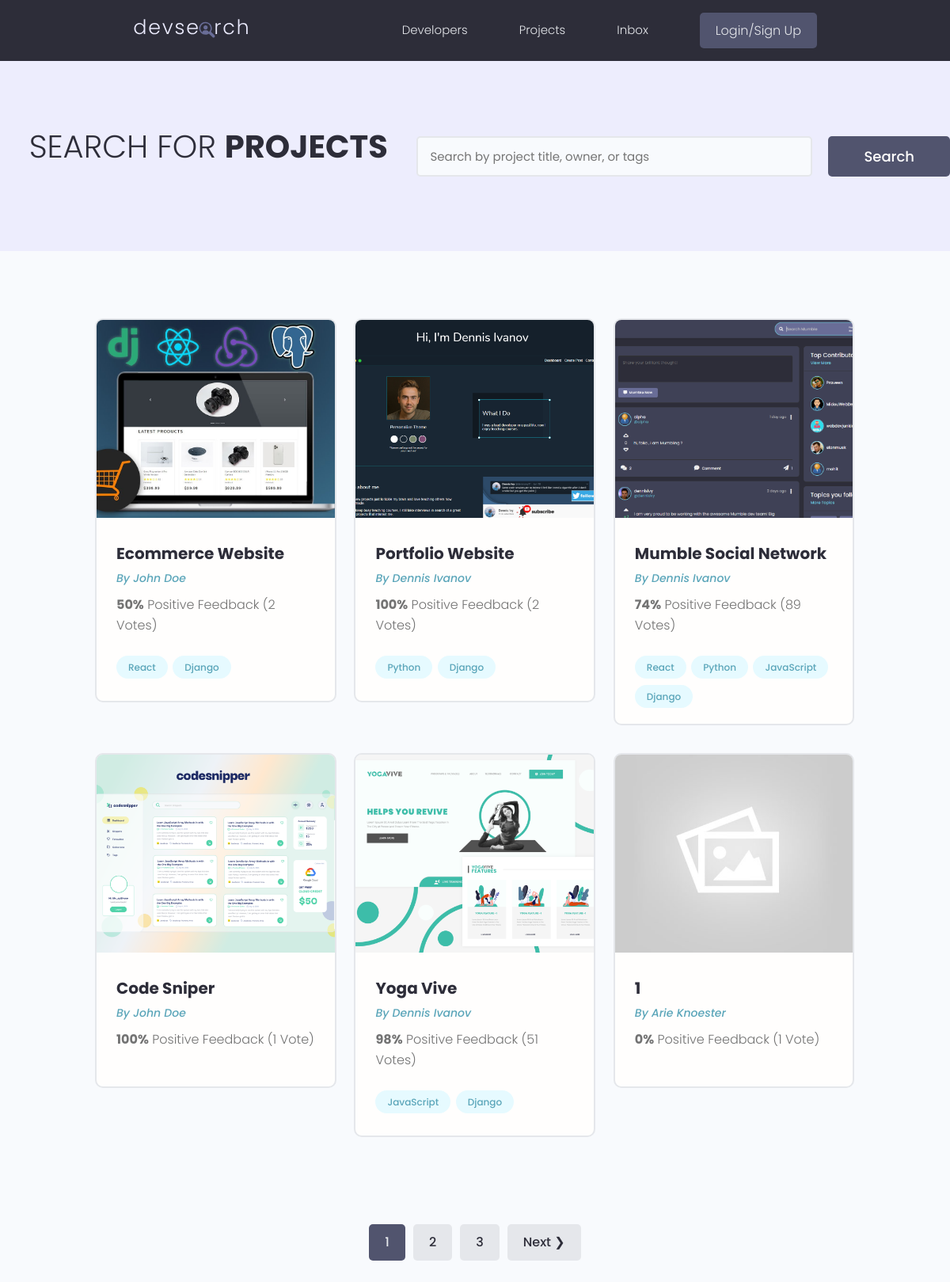
/projects/, run on the app's committed database.
### projects/models.py (models this page shows, shortened)
class Project(models.Model):
    class Meta:
        ordering = ['created']
    id = models.UUIDField(default=uuid.uuid4, unique=True, primary_key=True, editable=False)
    owner = models.ForeignKey(to=Profile, null=True, blank=True, on_delete=models.SET_NULL)
    title = models.CharField(max_length=200)
    description = models.TextField(null=True, blank=True)
    featured_image = models.ImageField(null=True, blank=True, default='default.jpg')
    demo_link = models.CharField(max_length=2000, null=True, blank=True)
    source_link = models.CharField(max_length=2000, null=True, blank=True)
    tags = models.ManyToManyField(to='Tag', blank=True)
    vote_total = models.IntegerField(default=0, null=True, blank=True)
    vote_ratio = models.IntegerField(default=0, null=True, blank=True)
    created = models.DateTimeField(auto_now_add=True)

class Tag(models.Model):
    id = models.UUIDField(default=uuid.uuid4, unique=True, primary_key=True, editable=False)
    name = models.CharField(max_length=200)
    created = models.DateTimeField(auto_now_add=True)
    def __str__(self):
        return self.name

### users/models.py (models this page shows, shortened)
class Profile(models.Model):
    id = models.UUIDField(default=uuid.uuid4, unique=True, primary_key=True, editable=False)
    user = models.OneToOneField(to=User, on_delete=models.CASCADE, null=True, blank=True)
    name = models.CharField(max_length=200, blank=True, null=True)
    username = models.CharField(max_length=200, blank=True, null=True)
    location = models.CharField(max_length=200, blank=True, null=True)
    email = models.EmailField(max_length=500, blank=True, null=True)
    short_intro = models.CharField(max_length=200, blank=True, null=True)
    bio = models.TextField(blank=True, null=True)
    profile_image = models.ImageField(blank=True, null=True, upload_to='profiles/', default='profiles/user-default.png')
    social_github = models.CharField(max_length=200, blank=True, null=True)
    social_twitter = models.CharField(max_length=200, blank=True, null=True)
    social_linkedin = models.CharField(max_length=200, blank=True, null=True)
    social_youtube = models.CharField(max_length=200, blank=True, null=True)
    social_website = models.CharField(max_length=200, blank=True, null=True)
    created = models.DateTimeField(auto_now_add=True)

### projects/views.py (the view)
# urls.py: path('', views.all_projects_page, name='all-projects-page'),
def all_projects_page(request):
    projects, search_query = search_projects(request)
    page_range, projects = paginate_projects(request, projects, per_page=6)
    context = {
        'projects': projects,
        'search_query': search_query,
        'page_range': page_range
    }
    return render(
        request,
        template_name='projects/projects.html',
        context=context
    )

### projects/utils.py (called while the page is built)
def paginate_projects(request, projects, per_page):
    page = request.GET.get('page', 1)
    paginator = Paginator(object_list=projects, per_page=per_page)
    page_range = paginator.get_elided_page_range(number=page, on_each_side=2)
    try:
        projects = paginator.page(page)
    except PageNotAnInteger:
        projects = paginator.page(1)
    except EmptyPage:
        projects = paginator.page(paginator.num_pages)
    return page_range, projects

def search_projects(request):
    search_query = ''
    if request.GET.get('search_query'):
        search_query =  request.GET.get('search_query')
    projects = Project.objects.distinct().filter(
        Q(title__icontains=search_query) |
        Q(owner__name__icontains=search_query) |
        Q(description__icontains=search_query) |
        Q(tags__name__icontains=search_query)
    )
    return projects, search_query

### projects/templates/projects/projects.html (shortened to what this page needs)
{% extends 'main.html' %}
{% block content %}
<main class="projects">
  <section class="hero-section text-center">
    <div class="container container--narrow">
      <div class="hero-section__box">
        <h2>Search for <span>Projects</span></h2>
      </div>
    </div>
      <div class="hero-section__search">
        <form class="form" action="{% url 'all-projects-page' %}" method="get">
          <div class="form__field">
            <input class="input input--text" id="formInput#search" type="text" name="search_query"
              value="{{search_query}}" placeholder="Search by project title, owner, or tags" />
          </div>
          <input class="btn btn--sub btn--lg" type="submit" value="Search" />
        </form>
      </div>
  </section>
  <section class="projectsList">
    <div class="container">
      <div class="grid grid--three">
        {% for project in projects %}
          <div class="column">
            <div class="card project">
              <a href="{% url 'project-page' project.id  %}" class="project">
                <img class="project__thumbnail" src="{{ project.featured_image.url }}" alt="project thumbnail" />
                <div class="card__body">
                  <h3 class="project__title">{{ project.title }}</h3>
                  <p><a class="project__author" href="{% url 'user-profile' project.owner.id  %}">By {{ project.owner.name }}</a></p>
                  <p class="project--rating">
                  <span style="font-weight: bold;">{{ project.vote_ratio }}%</span> Positive
                  Feedback ({{project.vote_total}} Vote{{ project.vote_total|pluralize:"s" }})
                  </p>
                  <div class="project__tags">
                    {% for tag in project.tags.all %}
                      <span class="tag tag--pill tag--main">
                        <small>{{ tag }}</small>
                      </span>
                    {% endfor %}
                  </div>
                </div>
              </a>
            </div>
          </div>
        {% endfor %}
      </div>
    </div>
  </section>
  {% include 'pagination.html' with query_set=projects %}
  </main>
{% endblock content %}

### static/styles/app.css (style rules this page uses)
:root { --color-sub: #2d2d39; }
.btn--sub { background-color: var(--color-sub-light); }
.card { border: 2px solid var(--color-light); }
img { width: 100%; }
.hero-section { height: 40vh; display: flex; align-items: center; background-color: var(--color-sub); }
.hero-section__box { margin-bottom: 4rem; }
.hero-section__box > h2, .hero-section__box > h2 > span { font-size: 4rem; color: var(--color-light); line-height: 1.3; text-transform: uppercase; }
.hero-section__box > h2 { font-weight: 300; }
.hero-section__box > h2 > span { font-weight: 700; }
.hero-section__search > .form { display: flex; align-items: center; justify-content: center; gap: 2rem; }
.hero-section__search > .form input.input--text { width: 50rem; }
.project__author { font-size: 1.4rem; font-style: italic; }
.project--rating { margin-bottom: 1.6em; margin-top: .5em; }
.projects > .hero-section { background: var(--color-sub-lighter); height: 30vh; }
.projects .hero-section__box { margin-bottom: 2.5rem; }
.projects .hero-section__box > h2 { color: var(--color-sub); }
.projects .hero-section__box > h2 > span { font-weight: 700; color: var(--color-sub); }
.projectsList { margin-top: 8rem; }
.project__thumbnail { height: 25rem; object-fit: cover; object-position: top center; }
.project__title { font-size: 2rem; font-weight: 700; color: var(--color-sub); }

### static/uikit/styles/modules/_variables.css (style rules this page uses)
:root { --color-main: #5aa5b9; --color-main-light: #e6faff; --color-sub: #3f4156; --color-sub-light: #51546e; --color-sub-lighter: #ededfd; --color-text: #737373; --color-gray: #8b8b8b; --color-light: #e5e7eb; --color-light-gray: #767676; --color-bg: #f8fafd; --color-white: #fffefd; --color-white-light: #f3f3f3; --color-success: #359e64; --color-success-bg: #def8e8; --color-error: #fc4b0b; --color-error-bg: #fff2ee; --font-base: 'Poppins', arial, helvetica, 'Segoe UI', roboto, ubuntu, sans-serif; --font-monospace: 'Fira Code', 'Courier New', courier, monospace; --font-regular: 300; --font-medium: 500; --font-bold: 700; --generic-shadow: 1px 1px 5px #00000010; --generic-transition: all 0.3s ease-in-out; }

### static/uikit/styles/modules/_base.css (style rules this page uses)
* { margin: 0; padding: 0; box-sizing: border-box; text-rendering: optimizeLegibility; color: inherit; font-size: inherit; }
html { font-size: 50%; }
@media only screen and (min-width: 480px) { html { font-size: 56.25%; } }
@media only screen and (min-width: 1200px) { html { font-size: 62.5%; } }
body { line-height: 1.6; font-weight: 400; font-size: 1.5rem; color: var(--color-text); background-color: var(--color-bg); min-height: 100vh; }

### static/uikit/styles/modules/_typography.css (style rules this page uses)
* { font-family: var(--font-base); }
h2 { font-size: 3.6rem; font-weight: var(--font-bold); }
h3 { font-size: 3.2rem; font-weight: var(--font-medium); }
p, span, strong { font-size: 1.6rem; color: var(--color-text); font-weight: var(--font-regular); }
a { padding-bottom: 2px; text-decoration: none; display: inline-block; color: var(--color-main); font-weight: var(--font-medium); }

### static/uikit/styles/modules/_utilities.css (style rules this page uses)
.container { width: 92%; max-width: 165rem; margin: 0 auto; box-sizing: border-box; }
.container--narrow { width: 92%; max-width: 120rem; }
@media screen and (min-width: 1000px) { .container { width: 90%; } }
@media screen and (min-width: 1000px) { .container--narrow { width: 85%; } }
@media screen and (min-width: 1200px) { .container { width: 80%; } }
@media screen and (min-width: 1200px) { .container--narrow { width: 72%; } }
.text-center { text-align: center; }

### static/uikit/styles/modules/_button.css (style rules this page uses)
.btn { display: inline-block; position: relative; cursor: pointer; background-color: var(--color-light); font-weight: var(--font-medium); color: var(--color-sub); text-decoration: none; padding: 1rem 2rem; border-radius: 0.5rem; border: none; width: -webkit-fit-content; width: -moz-fit-content; width: fit-content; height: -webkit-fit-content; height: -moz-fit-content; height: fit-content; font-size: 1.6rem; outline-width: 0; outline-color: transparent; -webkit-backface-visibility: hidden; backface-visibility: hidden; transition: all 0.3s ease-in-out; }
.btn--sub { background-color: var(--color-sub); color: var(--color-white); }
.btn--lg { font-size: 1.8rem; padding: 1.2rem 4.5rem; }

### static/uikit/styles/modules/_card.css (style rules this page uses)
.card { border-radius: 1rem; background-color: var(--color-white); border: 1.5px solid var(--color-light); width: auto; height: auto; margin-top: 0.5rem; margin-bottom: 0.5rem; overflow: hidden; }
.card__body, .card__header { padding: 2rem 2.5rem; }

### data on the page
Project: featured_image (picture), title "Ecommerce Website", owner.name "John Doe", vote_ratio "50", vote_total "2"
Tag: name "React"
Tag: name "Django"
Project: featured_image (picture), title "Portfolio Website", owner.name "Dennis Ivanov", vote_ratio "100", vote_total "2"
Tag: name "Python"
Project: featured_image (picture), title "Mumble Social Network", owner.name "Dennis Ivanov", vote_ratio "74", vote_total "89"
Tag: name "JavaScript"
Project: featured_image (picture), title "Code Sniper", owner.name "John Doe", vote_ratio "100", vote_total "1"
Project: featured_image (picture), title "Yoga Vive", owner.name "Dennis Ivanov", vote_ratio "98", vote_total "51"
Project: featured_image (placeholder picture), title "1", owner.name "Arie Knoester", vote_ratio "0", vote_total "1"

### other printed values
{{ page }} "1"
{{ page }} "2" "3"
